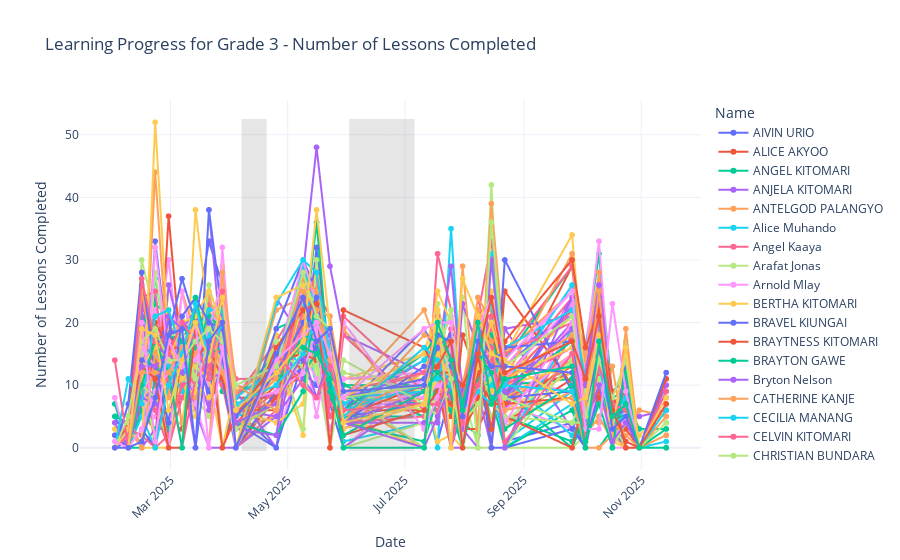
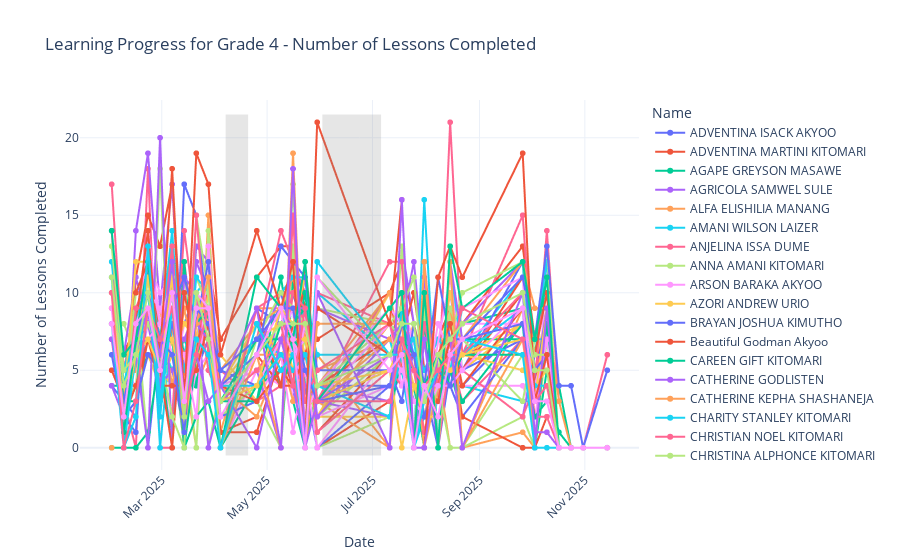

Write notebook code for charts like these, in order.
### Markdown cell above
## Dashboard on Number of lessons completed

### Code cell
fig_grade3_lesson = plot_perf_timeline(df_perf[df_perf["Grade"] == "Grade 3"], "Grade 3", yaxis="Lesson Completed")
fig_grade4_lesson = plot_perf_timeline(df_perf[df_perf["Grade"] == "Grade 4"], "Grade 4", yaxis="Lesson Completed")

fig_grade3_lesson.show()
fig_grade4_lesson.show()
